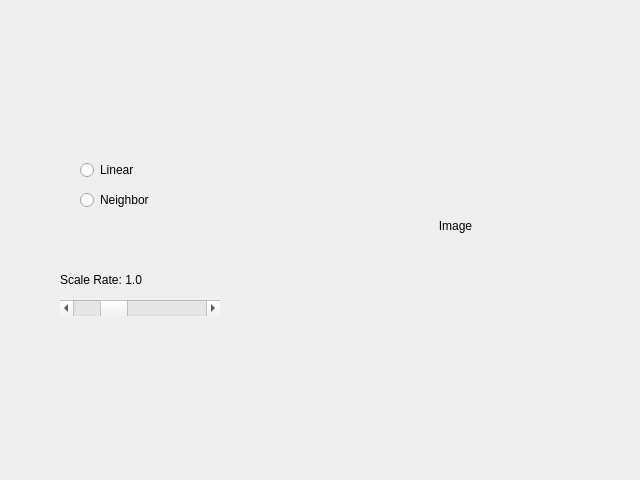
<?xml version="1.0" encoding="UTF-8"?>
<ui version="4.0">
 <class>ScaleForm</class>
 <widget class="QWidget" name="ScaleForm">
  <property name="geometry">
   <rect>
    <x>0</x>
    <y>0</y>
    <width>640</width>
    <height>480</height>
   </rect>
  </property>
  <property name="windowTitle">
   <string>Form</string>
  </property>
  <widget class="QLabel" name="ImageBox">
   <property name="geometry">
    <rect>
     <x>300</x>
     <y>70</y>
     <width>311</width>
     <height>311</height>
    </rect>
   </property>
   <property name="text">
    <string>Image</string>
   </property>
   <property name="alignment">
    <set>Qt::AlignmentFlag::AlignCenter</set>
   </property>
  </widget>
  <widget class="QScrollBar" name="horizontalScrollBar">
   <property name="geometry">
    <rect>
     <x>60</x>
     <y>300</y>
     <width>160</width>
     <height>16</height>
    </rect>
   </property>
   <property name="minimum">
    <number>30</number>
   </property>
   <property name="maximum">
    <number>300</number>
   </property>
   <property name="value">
    <number>100</number>
   </property>
   <property name="orientation">
    <enum>Qt::Orientation::Horizontal</enum>
   </property>
  </widget>
  <widget class="QLabel" name="label">
   <property name="geometry">
    <rect>
     <x>60</x>
     <y>270</y>
     <width>161</width>
     <height>20</height>
    </rect>
   </property>
   <property name="text">
    <string>Scale Rate: 1.0</string>
   </property>
  </widget>
  <widget class="QRadioButton" name="linearButton">
   <property name="geometry">
    <rect>
     <x>80</x>
     <y>160</y>
     <width>99</width>
     <height>20</height>
    </rect>
   </property>
   <property name="text">
    <string>Linear</string>
   </property>
  </widget>
  <widget class="QRadioButton" name="neighborButton">
   <property name="geometry">
    <rect>
     <x>80</x>
     <y>190</y>
     <width>99</width>
     <height>20</height>
    </rect>
   </property>
   <property name="text">
    <string>Neighbor</string>
   </property>
  </widget>
 </widget>
 <resources/>
 <connections/>
</ui>
